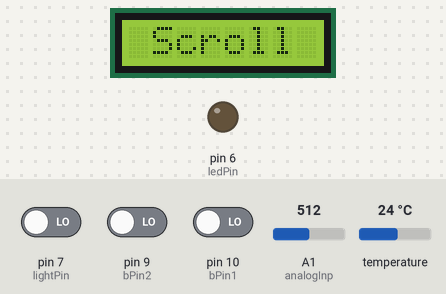
A sketch run on a simulated Arduino Uno, built with avr-gcc and run on an emulated ATmega328P. Parts: 8×1 character LCD, output pins drawn as LEDs (lit = HIGH). The inputs (shaded band) are chosen by the test bench; at power-on: pin 10 (bPin1) LOW, pin 7 (lightPin) LOW, A1 (analogInp) = 512, pin 9 (bPin2) LOW, temperature 24 °C. What the sketch prints to the serial monitor is not drawn.

Above: at 1.3 s.
1.4 s: pin 10 (bPin1) driven HIGH
At 2.8 s:
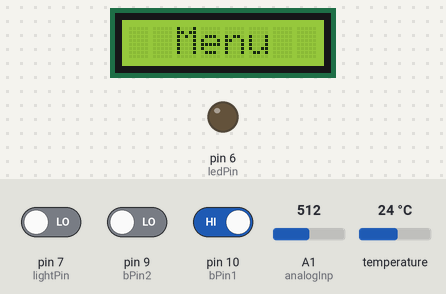
5.2 s: pin 10 (bPin1) driven LOW
At 6.9 s:
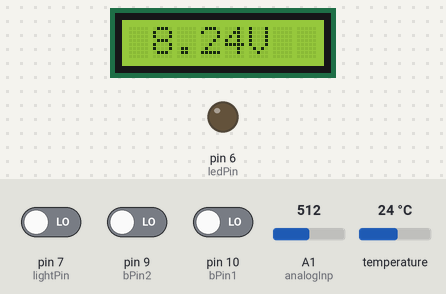
8.1 s: pin 7 (lightPin) driven HIGH
At 11.0 s:
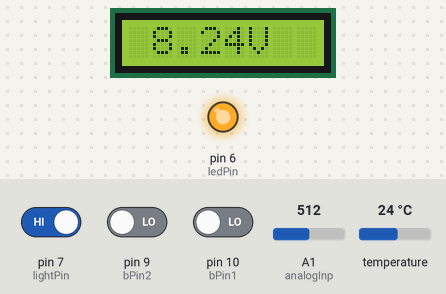
11.3 s: A1 (analogInp) set to 716
At 12.6 s:
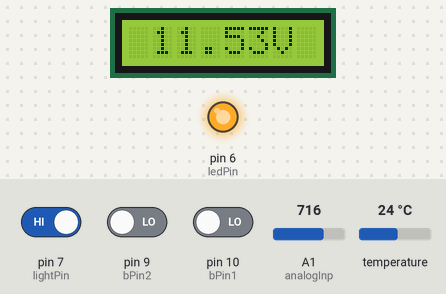
13.4 s: pin 10 (bPin1) driven HIGH
At 17.0 s:
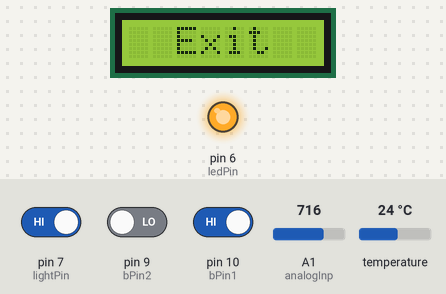
17.1 s: pin 10 (bPin1) driven LOW
At 19.5 s:
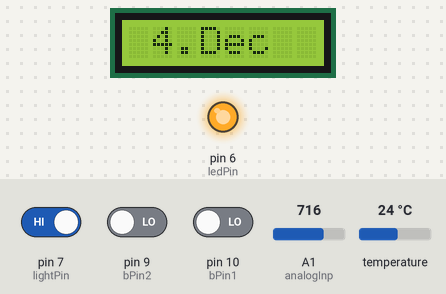
Timing chart, 0 to 20.8 s (numbered marks = the images above; inputs shaded):
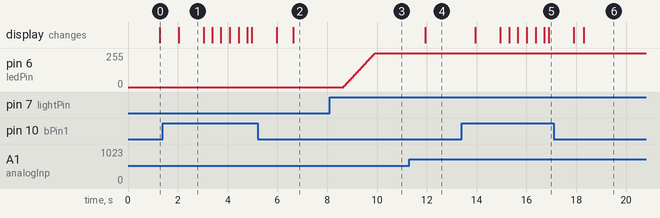

Measured:
- after the input at 1.4 s, the display: changes after 0.63 s (image 1)
- after the input at 5.2 s, the display: first differs from a run without the input after 1.4 s (image 2)
- after the input at 8.1 s, pin 6 (ledPin): moves from 0/255 to 255/255 over 1.3 s, starting after 0.56 s
- after the input at 11.3 s, the display: changes after 0.64 s (image 4)
- after the input at 13.4 s, the display: first changes after 0.55 s (image 5 shows a later state)
- after the input at 17.1 s, the display: first differs from a run without the input after 1.2 s (image 6)
- what the display in image 1 shows lasts 1.0 s, from 2.0 s to 3.0 s

The sketch:

Car_LCD_Display.ino
```cpp
/*
* Car_LCD_display.ino
 * v0.23
 * KristoZ
 * For more info visit:
 * http://kristoz.com/projects/arduino-car-lcd-display/
 * https://bitbucket.org/KristoZ/arduino-car-lcd-display/src
 *
 */
#include <OneWire.h>
#include <DallasTemperature.h>
#include <LiquidCrystal.h>
#include <Time.h>

// Initialize the library with the numbers of the interface pins
LiquidCrystal lcd(12, 11, 5, 4, 3, 2);
// Data wire is plugged into port X on the Arduino
#define ONE_WIRE_BUS 8
/*
From http://www.maximintegrated.com/app-notes/index.mvp/id/4377
 DS18B20 Conversion Times and Resolution Settings
 Resolution 	      9 bit   10 bit  11 bit  12 bit
 Conversion Time (ms)  93.75   187.5    375      750
 LSB (°C) 	      0.5     0.25    0.125   0.0625
 I.e. higher bit resolution gives you better resolution, but takes longer time to calculate
 */
#define TEMPERATURE_PRECISION 12

#define TIME_MSG_LEN  11   // time sync to PC is HEADER followed by unix time_t as ten ascii digits
#define TIME_HEADER  'T'   // Header tag for serial time sync message
#define TIME_REQUEST  7    // ASCII bell character requests a time sync message

// Setup a oneWire instance to communicate with any OneWire devices (not just Maxim/Dallas temperature ICs)
OneWire oneWire(ONE_WIRE_BUS);

// Pass our oneWire reference to Dallas Temperature.
DallasTemperature sensors(&oneWire);

// Arrays to hold device addresses
DeviceAddress insideThermometer, outsideThermometer;

// ----Buttons---
// the numbers of the pushbutton pins
const byte bPin1 = 10; // 'UP' button
const byte bPin2 = 9;  // 'DOWN'/'MENU' button

// ---- Voltage divider settings ----
byte analogInp = A1; //This will be used to read the voltage from
float vout = 0.0;
float vin = 0.0;
// --Define the resistor values for the voltage divider in ohms (1000 ohms = 1 Kohm)
float R1 = 105600.0;   //91000.0; /87700.0; /100100.0;
float R2 = 46500.0;    //47000.0; /46100.0; /46200.0;
// Manually measure and set the +5V arduino voltage
float V5 = 5.04;       // 4.92;
word value = 0;        //Value to store the battery voltage

// Initial mode to start in
byte iMode = 1;
const byte minMode = 1;
const byte maxMode = 6;
byte prevMode = 0;

// Button states
byte curBtn = 0;
byte prevBtn = 0;
byte tmpBtn = 0;
bool scroll = 0; //whether the scroll mode is on or not
bool go = 0;

const byte ledPin = 6;       // LED backlight connected to digital pin
const byte lightPin = 7;     // The remote "Headlights on" pin
int lightState = 0;         // variable for reading the pushbutton status
int fadeValue = 0 ;         // value for fading backlight
int tts = 1;                // Number of times to show the current value (scroll mode)
void setup(void)
{
  // start serial port
  Serial.begin(9600);
  lcd.begin(8,1);
  // Start up the DS library
  sensors.begin();

  // locate devices on the bus
  lcd.setCursor(0, 0);
  lcd.print("Starting");
  Serial.print("Locating devices...");
  Serial.print("Found ");
  Serial.print(sensors.getDeviceCount(), DEC);
  Serial.println(" devices.");

  // report parasite power requirements
  Serial.print("Parasite power is: ");
  if (sensors.isParasitePowerMode()) Serial.println("ON");
  else Serial.println("OFF");

  // Search for devices on the bus and assign based on an index.
  if (!sensors.getAddress(insideThermometer, 0)) Serial.println("Unable to find address for Device 0");
  if (!sensors.getAddress(outsideThermometer, 1)) Serial.println("Unable to find address for Device 1");

  // set the resolution for both sensors
  sensors.setResolution(insideThermometer, TEMPERATURE_PRECISION);
  sensors.setResolution(outsideThermometer, TEMPERATURE_PRECISION);
  // Sets the current temporary time
  setTime(00,00,00,04,12,2012);

  // set the voltage divider reader pin
  pinMode(analogInp, INPUT);
  // initialize the LED pin as an output:
  pinMode(ledPin, OUTPUT);
  // initialize the pushbutton pin as an input:
  pinMode(lightPin, INPUT);

} // End of void setup()

void loop(void) {

  go = 1;
  //Check whether to turn on the LCD backlight
  //   based on the Headlights state
  lightState = digitalRead(lightPin);
  if (lightState == HIGH)
    fadeIn(ledPin);
  else
    fadeOut(ledPin);

  lcd.setCursor(0, 0);

  //Shows the corresponding data in the given mode
  switch (iMode) {
    // Display the indoor temperature
  case 1:
    {
      lcd.print("In: ");
      printTemperature(outsideThermometer);
      sensors.requestTemperatures();
      Serial.println("Case 1 ");
      break;
    }
    // Display the outdoor temperature
  case 2:
    {
      if (scroll)   //Updates the values within the scroll cycle
        tts = 4;    // times to update
      else
        tts = 1;
      for (int t = 0; t<tts; t++) {
        if (scroll)
          delay(800);
        lcd.print("Out:");
        printTemperature(insideThermometer);
        sensors.requestTemperatures();
        Serial.println("Case 2 ");
        lcd.setCursor(0, 0);
      }
      break;
    }
    // Display the current time
  case 3:
    {
      if (scroll)
        tts = 6;
      else
        tts = 1;
      for (int t = 0; t<tts; t++) {
        if (scroll)
          delay(500);
        LCDprintTime();
        lcd.setCursor(0, 0);
      }
      break;
    }
    // Display the current date
  case 4:
    {
      //lcd.setCursor(0, 0);
      LCDprintDate();
      Serial.println("Case 4 ");
      break;
    }
    // Display the current battery voltage
  case 5:
    {
      // Read the value from the voltage divider
      //  and calculate the voltage
      value = analogRead(analogInp);
      vout = (value * V5) / 1024.0;
      vin = vout / (R2/(R1+R2));
      Serial.print("vin=");
      Serial.println(vin);
      lcd.print(" ");
      lcd.print(vin);
      lcd.print("V  ");
      Serial.println("Case 5 ");
      break;
      // Enter the scroll mode
    case 6:
      {
        if (scroll == 0) {
          lcd.print(" Scroll ");
          delay(250);
          scroll = 1;
          break;
        }
        else { //if already in scroll mode, display next
          iMode = prevMode + 1;
          if (prevMode == 6)
            prevMode = 1;
          setMode(iMode);
          go = 0;
        }
        break;
      }

    }
  default:
    {
      lcd.setCursor(0, 0);
      lcd.print("Default");
      break;
    }


  } //End Switch iMode

  prevMode = iMode;

  //Check whether a button has been pressed
  for (int i = 1; i<=10; i++) {
    tmpBtn = curBtn;
    curBtn = getButton();
    if (!go) break;
    // If currently in scroll mode, go out of it
    if (tmpBtn != curBtn) {
      if (scroll == 1)
        scroll = 0;
      checkButtons(curBtn);
      break;
    }
    delay(100);
  }

  Serial.print("Go = ");
  Serial.println(go);
  Serial.print("Scroll = ");
  Serial.println(scroll);
  if (go && scroll)
    iMode = 6;
} // End loop void()


//----------- Functions -------------

// function to print the temperature for a device
void printTemperature(DeviceAddress deviceAddress)
{
  float tempC = sensors.getTempC(deviceAddress);
  Serial.print("Temp C: ");
  Serial.println(tempC);
  //Adjust the temperature position based on the characted count
  if (tempC <= -10.0F){
    lcd.setCursor(3, 0);
    //Serial.println("Adjusting position...");
  }
  lcd.print(tempC);
  //Serial.print(" Temp F: ");
  // Serial.print(sensors.getTempF(deviceAddress));
}

//------- ->Date and time functions -------
// Prints given time on LCD
void LCDprintTime (time_t t) {
  lcd.print(LCDlZero(hour(t)));
  lcd.print(":");
  lcd.print(LCDlZero(minute(t)));
  lcd.print(":");
  lcd.print(LCDlZero(second(t)));
}

// Prints given date on LCD
void LCDprintDate (time_t t) {
  lcd.print(" ");
  lcd.print(day(t));
  lcd.print(".");
  lcd.print(monthShortStr(month(t)));
  lcd.print("  ");
}

// Prints date on LCD for the Menu
void LCDprintDate2 (time_t t) {
  lcd.print(LCDlZero(day(t)));
  lcd.print("/");
  lcd.print(LCDlZero(month(t)));
  lcd.print("/");
  word yr=year(t);
  if (yr>2000)
    yr = yr - 2000;
  lcd.print(LCDlZero(yr));
}

void LCDprintTime () {
  LCDprintTime(now());
}

void LCDprintDate () {
  LCDprintDate(now());
}

void LCDprintDate2 () {
  LCDprintDate2(now());
}

// Leading zero formatter function
int LCDlZero(byte t) {
  if (t<10) lcd.print("0");
  return t;
}

//------- <-Date and time functions -------

// This is a function to set the time from the connected computer via Serial connection
void processSyncMessage() {
  // if time sync available from serial port, update time and return true
  while(Serial.available() >=  TIME_MSG_LEN ){  // time message consists of a header and ten ascii digits
    char c = Serial.read() ;
    Serial.print(c);
    if( c == TIME_HEADER ) {
      time_t pctime = 0;
      for(int i=0; i < TIME_MSG_LEN -1; i++){
        c = Serial.read();
        if( c >= '0' && c <= '9'){
          pctime = (10 * pctime) + (c - '0') ; // convert digits to a number
        }
      }
      Serial.print("PCtime: ");
      Serial.print(pctime);   // Sync Arduino clock to the time received on the serial port
      setTime(pctime);
      //setTime(int hr,int min,int sec,int day, int month, int yr);
    }
  }
}

//------- ->Button functions -------
// Checks whether a button has been pressed
bool buttOn(byte buttonPin) {
  if (digitalRead(buttonPin) == LOW)
    return true;
  else
    return false;
}

// Checks whether a button 1 or 2 has been pressed
//    and return its pin number
byte getButton() {
  if (buttOn(bPin1)) {
    prevBtn = curBtn;
    return bPin1;
  }
  if (buttOn(bPin2)) {
    prevBtn = curBtn;
    return bPin2;
  }
  return 0;
}

// Checks whether a button is being held down
bool buttOnHold(byte buttonPin, int del) {
  delay(100);
  //wait 100ms and check if the button is still pressed
  if (buttOn(buttonPin)) {
    for (int i=1;i<del;i++) { //check every next 'del' times
      delay(100);
      // if the button is not pressed amymore in the specified
      //   time interval then exit
      if (!buttOn(buttonPin))
        return false;
    }
    // The button was pressed down the whole time
    return true;
  }
  else
    return false;
}

// Detects button state and sets the corresponding mode
void checkButtons(byte btn) {
  if (btn != prevBtn) { // If the pressed button did not change..
    if (btn == bPin2) { // If it is the "Menu" button..
      if (buttOnHold(bPin2,5))  // .. and it is being long pressed
        setClock();             // Enter the menu
      else {            //..otherwise change mode
        iMode++;
        setMode(iMode);
      }
    }

    if (btn == bPin1) {
      if (buttOnHold(bPin2,4)) {
        iMode--;
        setMode(iMode);
      }

      else{
        iMode--;
        setMode(iMode);
      }
    }
  }

}
//------- <-Button functions -------

//----------------------- SET CLOCK MENU ------------------------
void setClock() {
  word DELAY = 175;
  lcd.clear();
  lcd.print("  Menu  ");
  delay(1000);
  lcd.blink();
  //-----------------------DATE--------------------
  // Assign the current date to the values
  byte dd=day();
  byte mo=month();
  word tempY=year();

  //Save the two last significant digits of the year
  if (tempY>2000)
    tempY = tempY - 2000;
  byte yy = (byte) tempY;

  lcd.setCursor(0, 0);
  LCDprintDate2();
  lcd.setCursor(2, 0);

  do {
    setTD(dd, 31, 0);    //Set date
  }
  while (!buttOn(bPin2));
  delay(DELAY);
  lcd.setCursor(5, 0);
  do {
    setTD(mo, 12, 3);    //Set month
  }
  while (!buttOn(bPin2));
  delay(DELAY);
  lcd.setCursor(7, 0);
  do {
    setTD(yy, 30, 6);    //Set year
  }
  while (!buttOn(bPin2));
  delay(DELAY);
  //----------------------/DATE--------------------
  setTime(hour(),minute(),second(),dd,mo,yy+2000);
  // Assign the current time to the values
  byte hh=hour();
  byte mm=minute();
  byte ss=second();

  lcd.setCursor(0, 0);
  LCDprintTime();
  lcd.setCursor(2, 0);
  //-----------------------TIME-------------------
  do {
    setTD(hh, 23, 0);    //Set hours
  }
  while (!buttOn(bPin2));
  delay(DELAY);
  lcd.setCursor(5, 0);    //Switch to the minute field
  do {
    setTD(mm, 59, 3);     //Set minutes
  }
  while (!buttOn(bPin2));
  delay(DELAY);
  lcd.setCursor(7, 0);     //Switch to the seconds field
  do {
    setTD(ss, 59, 6);      //Set seconds
  }
  while (!buttOn(bPin2));
  //-----------------------/TIME-------------------
  setTime(hh,mm,ss,day(),month(),year()); //Save the values to the current time
  lcd.noBlink();

  lcd.clear();
  lcd.print("  Exit  ");
  delay(1000);
}

// Sets the current time or date value using buttons
void setTD(byte &value, byte lessThan, byte cursorPos) {
  delay(175);                  // Read every 175ms
  if (buttOn(bPin1)){      //If the button 1 was pressed...
    value++;               // adjust the value
    if (value>lessThan){
      value=0;
    }
    // update the LCD with the new value
    lcd.setCursor(cursorPos, 0);
    lcd.print(LCDlZero(value));
  }
}
//----------------------- END of SET CLOCK MENU ------------------------

// Sets the desired mode
void setMode(byte Mode) {
  Serial.print("Starting setMode, Mode = ");
  Serial.print(Mode);
  Serial.print(" -> ");
  if (Mode>maxMode){
    Mode = minMode;
    iMode = Mode;
  }
  if (Mode<minMode) {
    Mode = maxMode;
    iMode = Mode;
  }
  Serial.println(Mode);
}

// Fades in the backlight on specified pin number
void fadeIn(int pinNr) {
  if (fadeValue < 255) {
    // fade in from min to max in increments of 5 points:
    for(fadeValue = 0; fadeValue<=255; fadeValue += 5) {
      // sets the value (range from 0 to 255):
      analogWrite(pinNr, fadeValue);
      // wait for xx milliseconds to see the dimming effect
      delay(25);
    }
    if (fadeValue > 255)
      fadeValue = 255;

  }
}

// Fades out the backlight on specified pin number
void fadeOut(int pinNr) {
  if (fadeValue > 0) {
    // fade out from max to min in increments of 5 points:
    for(fadeValue = 255; fadeValue >=0; fadeValue -= 5) {
      analogWrite(pinNr, fadeValue);
      // wait for xx milliseconds to see the dimming effect
      delay(25);
    }
    if (fadeValue < 0)
      fadeValue = 0;
  }
}
```
